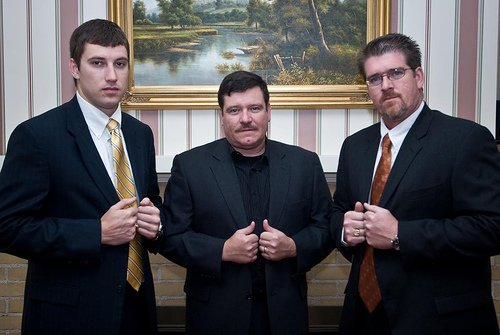
#> input picture decode/ml_logic/face_detection/test_image_1.jpg, 500 x 335 px, found by its file name
$ python main.py
#> lines starting #> are read from the running program, lines starting #| are printed output that depends on the picture
#> in face_detection, image is the input picture: shape (335, 500, 3); mean B, G, R 78.9, 76, 78.6
from yolo5face.get_model import get_model
from pathlib import Path
import cv2


def get_face_detection_model():
    model = get_model("yolov5n", gpu=-1, target_size=512, min_face=24)
    return model


def histogram_equalization(image):

    """Applies histogram equalization to the original image"""

    # Split the image into its color channels
    b, g, r = cv2.split(image)
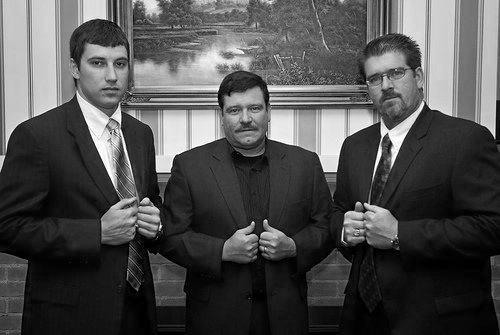
#> b: shape (335, 500); min 0, max 255, mean 78.9
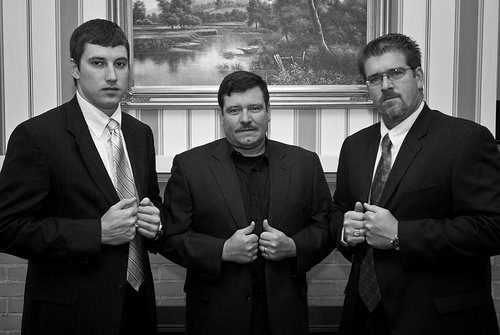
#> g: shape (335, 500); min 0, max 255, mean 76
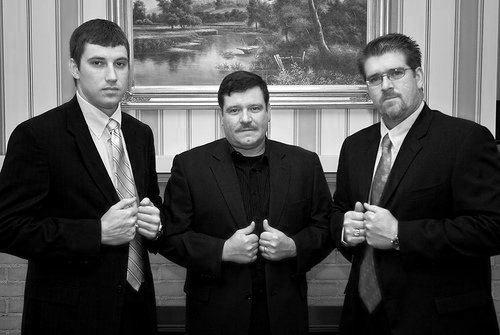
#> r: shape (335, 500); min 0, max 255, mean 78.6
    # Equalize the histogram for each color channel
    b_eq = cv2.equalizeHist(b)
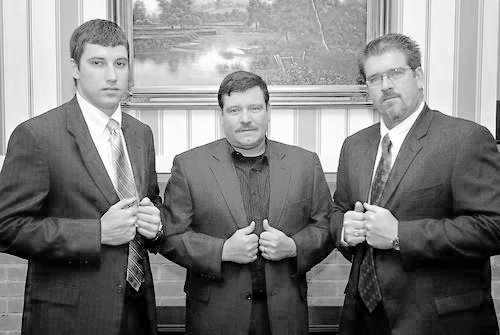
#> b_eq: shape (335, 500); min 0, max 255, mean 127.1
    g_eq = cv2.equalizeHist(g)
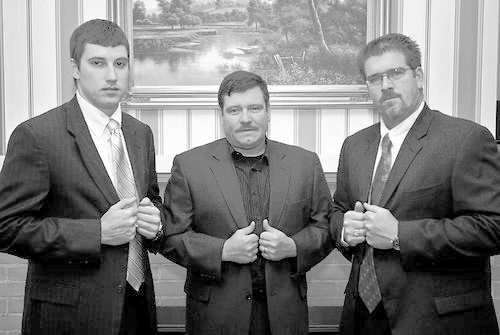
#> g_eq: shape (335, 500); min 0, max 255, mean 124.8
    r_eq = cv2.equalizeHist(r)
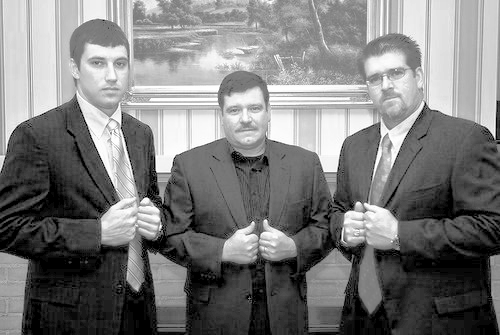
#> r_eq: shape (335, 500); min 0, max 255, mean 123
    # Merge the equalized channels back together
    return cv2.merge([b_eq, g_eq, r_eq])
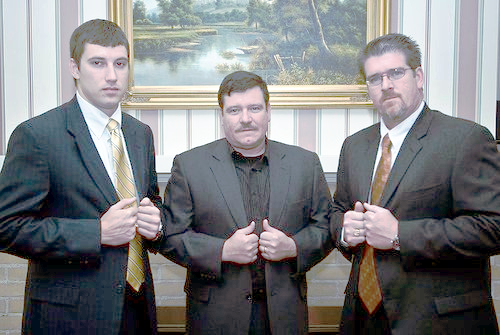
#> returned value: shape (335, 500, 3); mean of channels 0, 1, 2 127.1, 124.8, 123; drawn as B, G, R


def crop_faces(image, image_path: str) -> list[dict]:

    """Extracts faces from an image and returns the list of faces.
    Each face is represented by a dictionary, which contains the extracted face image, the name of the original image
    and the coordinates of the face on the original image.
    Args: image path
    """

    # Load the model
    model = get_model("yolov5n", gpu=-1, target_size=512, min_face=24)

    faces = []
    # Perform face detection
    boxes, _key_points = model(image)
    for face in boxes[0]:
        path = Path(image_path)
        faces.append(
            {
                "image": image[
                    face[1] : face[3],
                    face[0] : face[2],
                ],
                "image_name": path.name,
                "coordinates": face,
            }
        )
    return faces


def face_detection(image_path: str, should_equalize=True):

    """Reads the image from the path, then performs histogram equalization and extracts the faces"""

    image = cv2.imread(image_path)
    if should_equalize:
        equalized_image = histogram_equalization(image)
        return crop_faces(equalized_image, image_path)
    else:
        return crop_faces(image, image_path)


if __name__ == "__main__":
    print(face_detection("decode/ml_logic/face_detection/test_image_1.jpg"))
#> (the call stopped at in crop_faces, `model = get_model("yolov5n", gpu=-1, target_size=512, min_face=24)`: yolo5face is not available in this run)

$ run again, with decode/ml_logic/face_detection/test_image_2.jpg copied over decode/ml_logic/face_detection/test_image_1.jpg
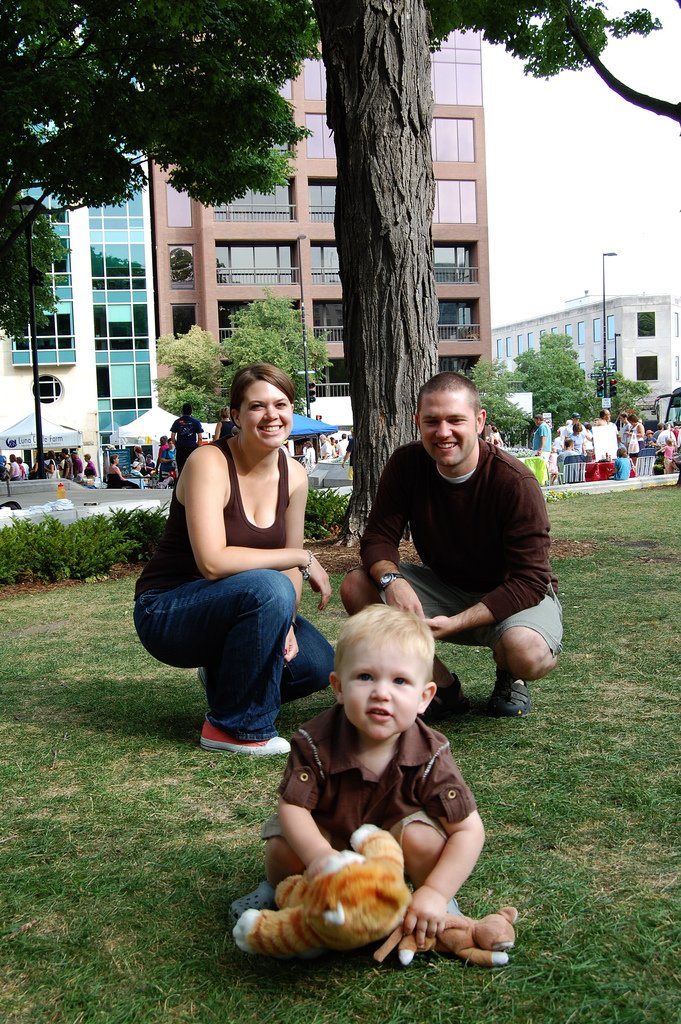
#> input picture decode/ml_logic/face_detection/test_image_2.jpg, 681 x 1024 px, found by its file name
#> in face_detection, image is the input picture: shape (1024, 681, 3); mean B, G, R 89.2, 107, 104.5
#> in histogram_equalization, `b, g, r = cv2.split(image)`:
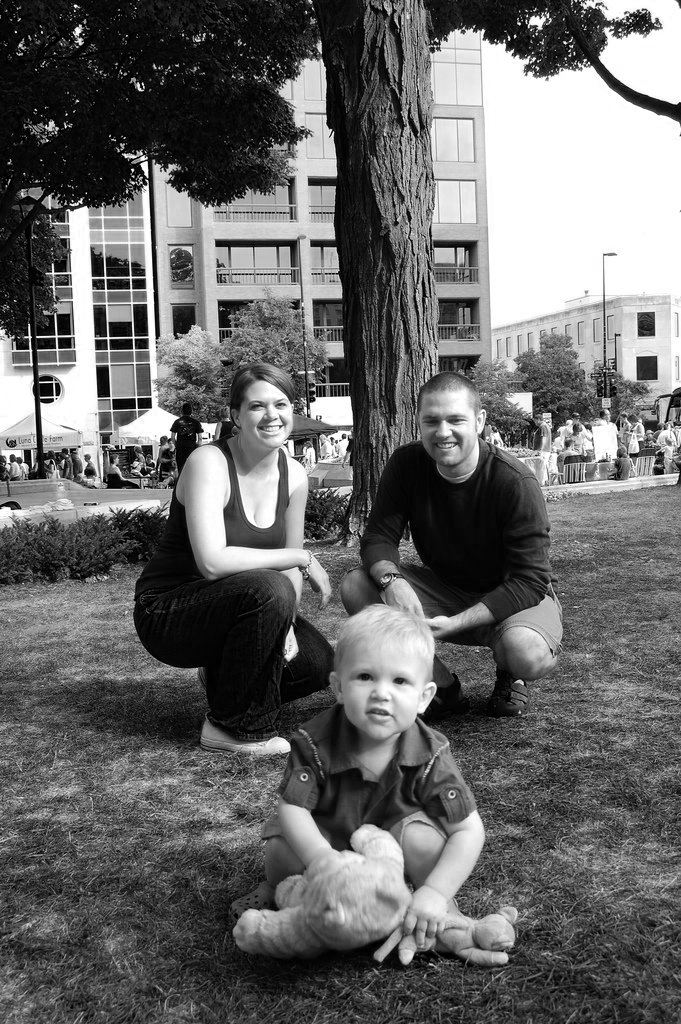
#> r: shape (1024, 681); min 0, max 255, mean 104.5
#> in histogram_equalization, `return cv2.merge([b_eq, g_eq, r_eq])`:
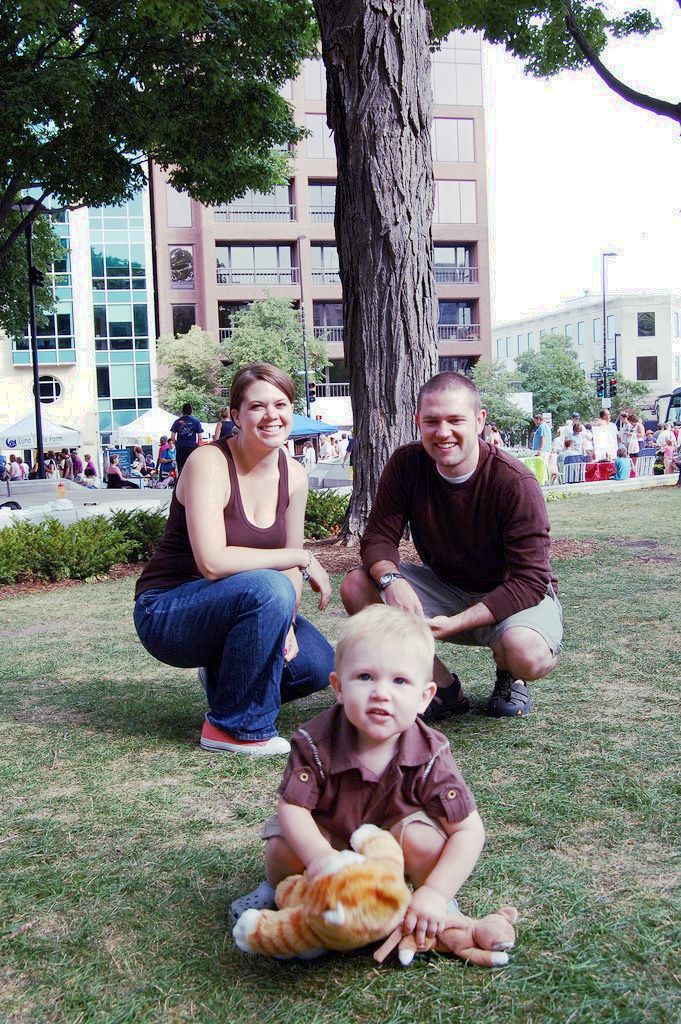
#> returned value: shape (1024, 681, 3); mean of channels 0, 1, 2 124.7, 128.3, 127.6; drawn as B, G, R

$ run again, with decode/ml_logic/face_detection/test_image_3.jpg copied over decode/ml_logic/face_detection/test_image_1.jpg
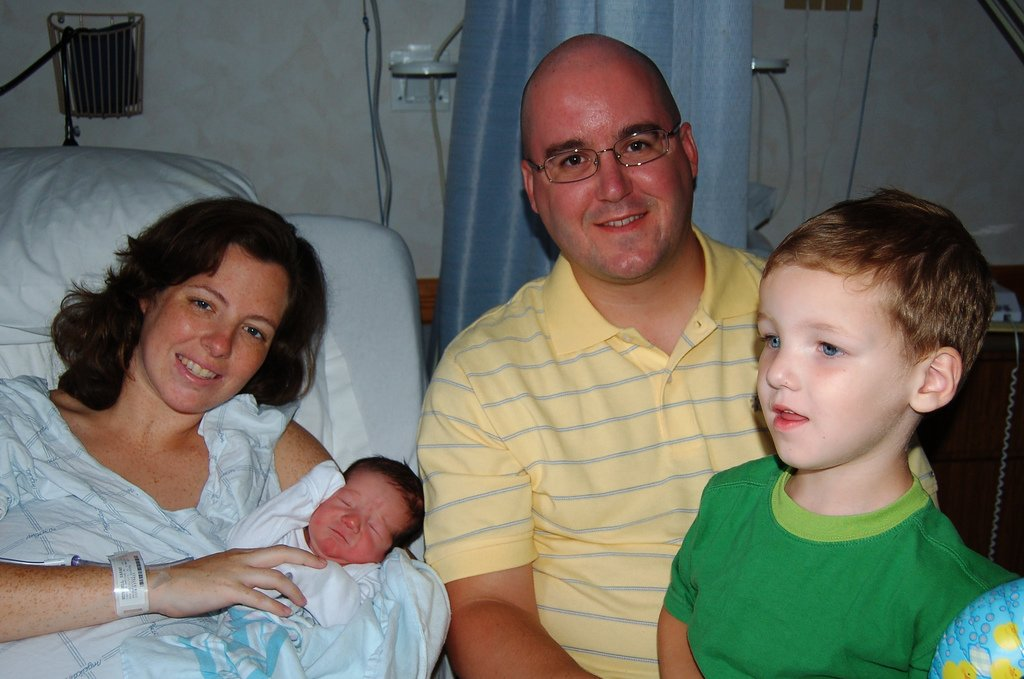
#> input picture decode/ml_logic/face_detection/test_image_3.jpg, 1024 x 679 px, found by its file name
#> in face_detection, image is the input picture: shape (679, 1024, 3); mean B, G, R 100.3, 110.9, 110.8
#> in histogram_equalization, `r_eq = cv2.equalizeHist(r)`:
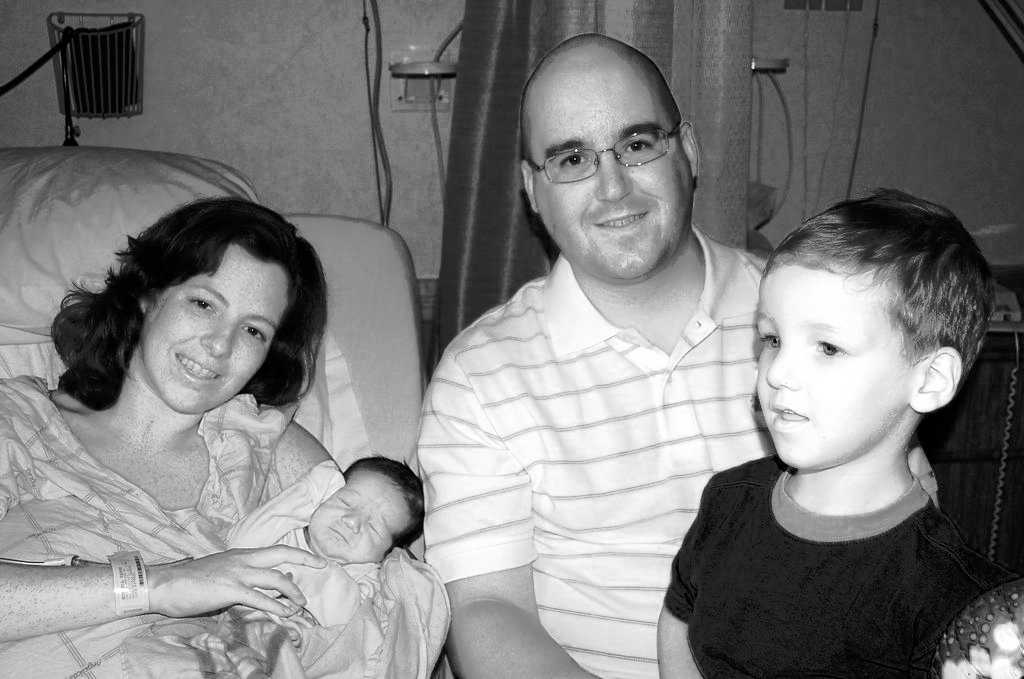
#> r_eq: shape (679, 1024); min 0, max 255, mean 128.1
#> in histogram_equalization, `return cv2.merge([b_eq, g_eq, r_eq])`:
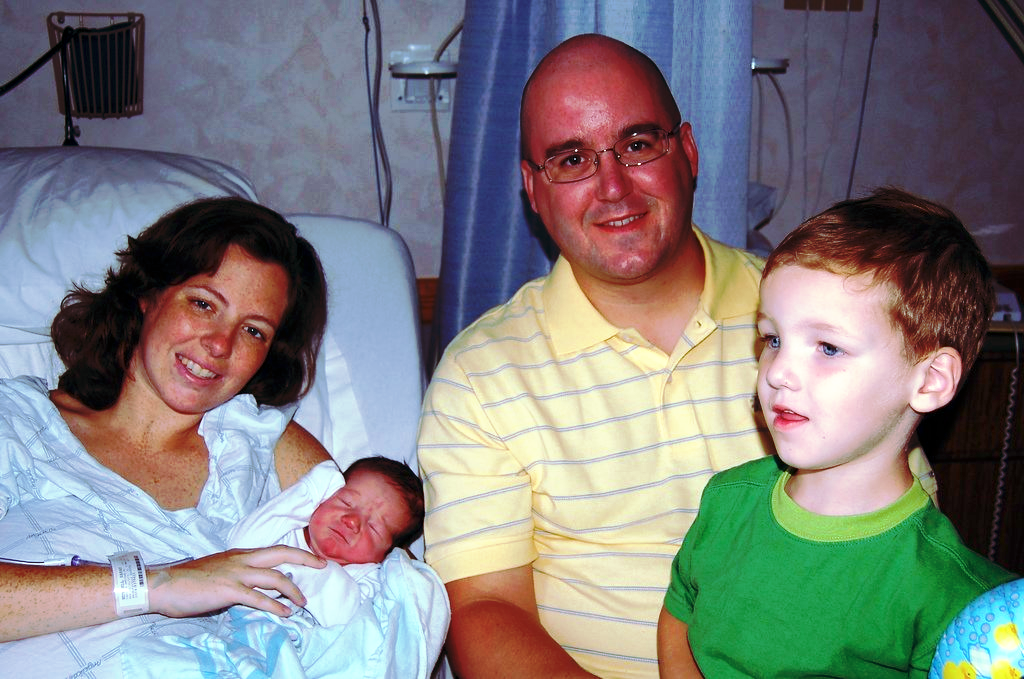
#> returned value: shape (679, 1024, 3); mean of channels 0, 1, 2 128, 128.2, 128.1; drawn as B, G, R

$ run again, with decode/ml_logic/face_detection/test_image_4.jpg copied over decode/ml_logic/face_detection/test_image_1.jpg
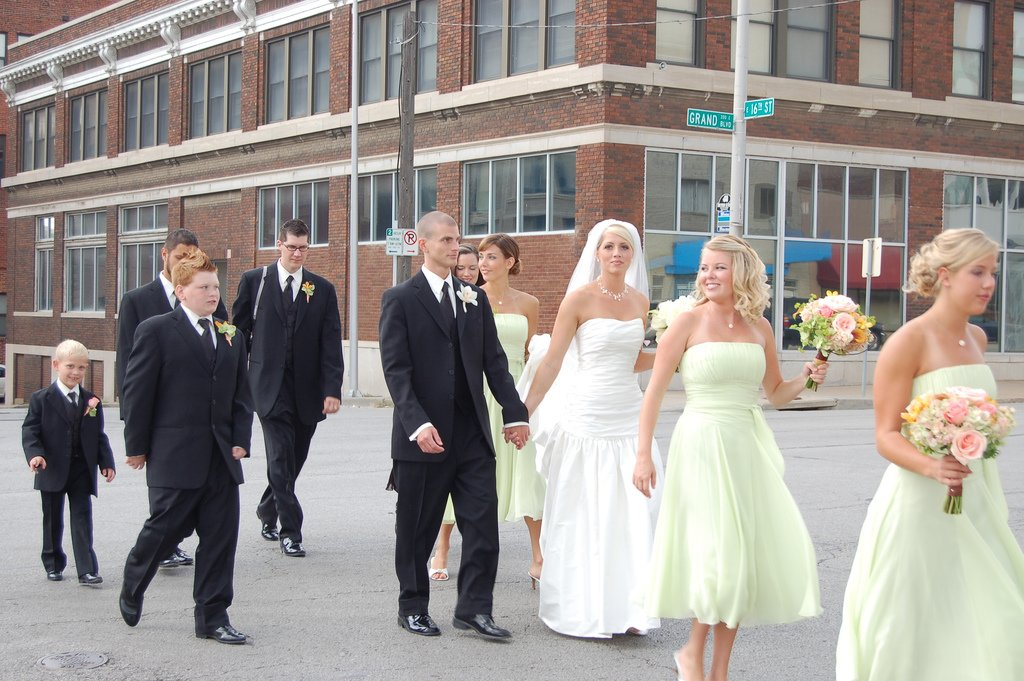
#> input picture decode/ml_logic/face_detection/test_image_4.jpg, 1024 x 681 px, found by its file name
#> in face_detection, image is the input picture: shape (681, 1024, 3); mean B, G, R 144.6, 149.2, 155.7
#> in histogram_equalization, `return cv2.merge([b_eq, g_eq, r_eq])`:
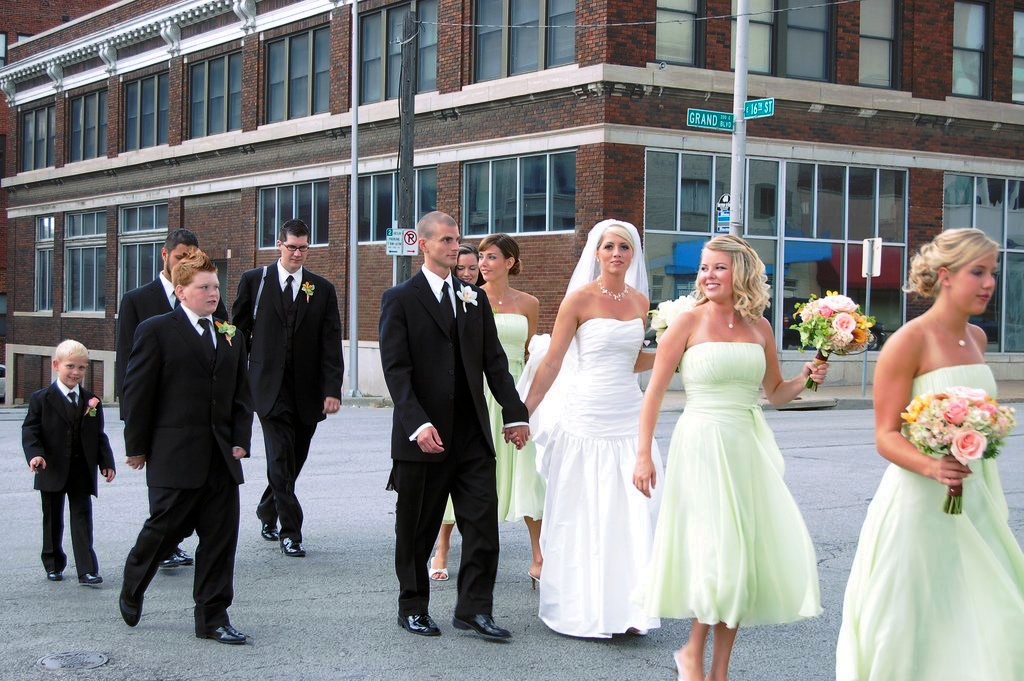
#> returned value: shape (681, 1024, 3); mean of channels 0, 1, 2 128.2, 128.1, 128.2; drawn as B, G, R
